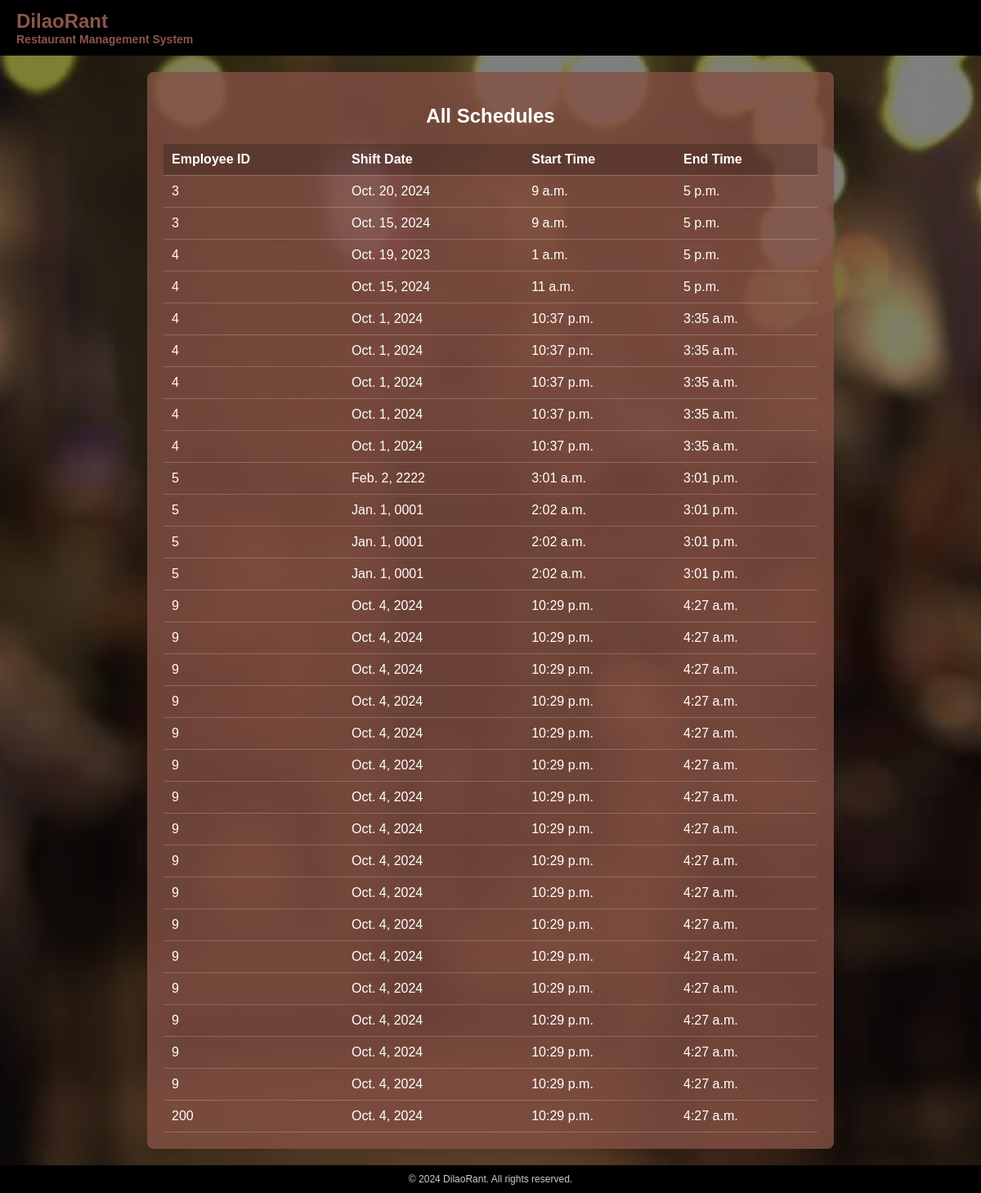
Screenshot of /dashboard/employeeSchedule/Dddisplay/ (signed in) with the database file from the repository.
### employeeSchedule/models.py (models this page shows, shortened)
class EmSchedule(models.Model):
    schedule_id = models.AutoField(primary_key=True)
    employee_id = models.IntegerField()
    shift_date = models.DateField()
    shift_time = models.TimeField()
    end_time = models.TimeField()
    class Meta:
        ordering = ['employee_id']

### employeeSchedule/views.py (the view)
# urls.py: path('Dddisplay/',views.display_schedule,name='employeeSDisplay'),
@login_required(login_url='login')
def display_schedule(request):
    schedules = EmSchedule.objects.all().order_by('employee_id')
    return render(request, 'employeeSchedule/eSPrint.html', {'schedules': schedules})

### employeeSchedule/templates/employeeSchedule/eSPrint.html (shortened to what this page needs)
{% load static %}
<!DOCTYPE html>
<html lang="en">
<head>
</head>
<body>
    <div class="header">
        <div class="logo">DilaoRant
            <div class="subtitle">Restaurant Management System</div>
        </div>
    </div>
    <div class="main-content">
        <div class="overlay"></div>
        <div class="schedules-container">
            <h2>All Schedules</h2>
            <table>
                <thead>
                    <tr>
                        <th>Employee ID</th>
                        <th>Shift Date</th>
                        <th>Start Time</th>
                        <th>End Time</th>
                    </tr>
                </thead>
                <tbody>
                    {% for schedule in schedules %}
                    <tr>
                        <td>{{ schedule.employee_id }}</td>
                        <td>{{ schedule.shift_date }}</td>
                        <td>{{ schedule.shift_time }}</td>
                        <td>{{ schedule.end_time }}</td>
                    </tr>
                    {% empty %}
                    <tr>
                        <td colspan="4" style="text-align: center;">No schedules found.</td>
                    </tr>
                    {% endfor %}
                </tbody>
            </table>
        </div>
    </div>
    <div class="footer">
        © 2024 DilaoRant. All rights reserved.
    </div>
</body>
</html>

### rows the page displays
EmSchedule: employee_id "3", shift_date "Oct. 20, 2024", shift_time "9 a.m.", end_time "5 p.m."
EmSchedule: employee_id "3", shift_date "Oct. 15, 2024", shift_time "9 a.m.", end_time "5 p.m."
EmSchedule: employee_id "4", shift_date "Oct. 19, 2023", shift_time "1 a.m.", end_time "5 p.m."
EmSchedule: employee_id "4", shift_date "Oct. 15, 2024", shift_time "11 a.m.", end_time "5 p.m."
EmSchedule: employee_id "4", shift_date "Oct. 1, 2024", shift_time "10:37 p.m.", end_time "3:35 a.m."
EmSchedule: employee_id "4", shift_date "Oct. 1, 2024", shift_time "10:37 p.m.", end_time "3:35 a.m."
EmSchedule: employee_id "4", shift_date "Oct. 1, 2024", shift_time "10:37 p.m.", end_time "3:35 a.m."
EmSchedule: employee_id "4", shift_date "Oct. 1, 2024", shift_time "10:37 p.m.", end_time "3:35 a.m."
EmSchedule: employee_id "4", shift_date "Oct. 1, 2024", shift_time "10:37 p.m.", end_time "3:35 a.m."
EmSchedule: employee_id "5", shift_date "Feb. 2, 2222", shift_time "3:01 a.m.", end_time "3:01 p.m."
EmSchedule: employee_id "5", shift_date "Jan. 1, 0001", shift_time "2:02 a.m.", end_time "3:01 p.m."
EmSchedule: employee_id "5", shift_date "Jan. 1, 0001", shift_time "2:02 a.m.", end_time "3:01 p.m."
EmSchedule: employee_id "5", shift_date "Jan. 1, 0001", shift_time "2:02 a.m.", end_time "3:01 p.m."
EmSchedule: employee_id "9", shift_date "Oct. 4, 2024", shift_time "10:29 p.m.", end_time "4:27 a.m."
EmSchedule: employee_id "9", shift_date "Oct. 4, 2024", shift_time "10:29 p.m.", end_time "4:27 a.m."
EmSchedule: employee_id "9", shift_date "Oct. 4, 2024", shift_time "10:29 p.m.", end_time "4:27 a.m."
EmSchedule: employee_id "9", shift_date "Oct. 4, 2024", shift_time "10:29 p.m.", end_time "4:27 a.m."
EmSchedule: employee_id "9", shift_date "Oct. 4, 2024", shift_time "10:29 p.m.", end_time "4:27 a.m."
EmSchedule: employee_id "9", shift_date "Oct. 4, 2024", shift_time "10:29 p.m.", end_time "4:27 a.m."
EmSchedule: employee_id "9", shift_date "Oct. 4, 2024", shift_time "10:29 p.m.", end_time "4:27 a.m."
EmSchedule: employee_id "9", shift_date "Oct. 4, 2024", shift_time "10:29 p.m.", end_time "4:27 a.m."
EmSchedule: employee_id "9", shift_date "Oct. 4, 2024", shift_time "10:29 p.m.", end_time "4:27 a.m."
EmSchedule: employee_id "9", shift_date "Oct. 4, 2024", shift_time "10:29 p.m.", end_time "4:27 a.m."
EmSchedule: employee_id "9", shift_date "Oct. 4, 2024", shift_time "10:29 p.m.", end_time "4:27 a.m."
EmSchedule: employee_id "9", shift_date "Oct. 4, 2024", shift_time "10:29 p.m.", end_time "4:27 a.m."
EmSchedule: employee_id "9", shift_date "Oct. 4, 2024", shift_time "10:29 p.m.", end_time "4:27 a.m."
EmSchedule: employee_id "9", shift_date "Oct. 4, 2024", shift_time "10:29 p.m.", end_time "4:27 a.m."
EmSchedule: employee_id "9", shift_date "Oct. 4, 2024", shift_time "10:29 p.m.", end_time "4:27 a.m."
EmSchedule: employee_id "9", shift_date "Oct. 4, 2024", shift_time "10:29 p.m.", end_time "4:27 a.m."
EmSchedule: employee_id "200", shift_date "Oct. 4, 2024", shift_time "10:29 p.m.", end_time "4:27 a.m."
